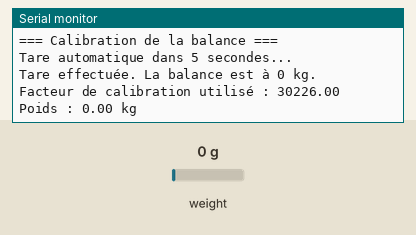
Bench run of a sketch on a simulated Arduino Uno, built with avr-gcc and run on an emulated ATmega328P. Parts: the last lines printed to the serial monitor. The inputs (shaded band) are chosen by the test bench; at power-on: weight on the scale 0 g.

Above: at 7.2 s.
7.3 s: weight on the scale set to 100 g
At 9.0 s:
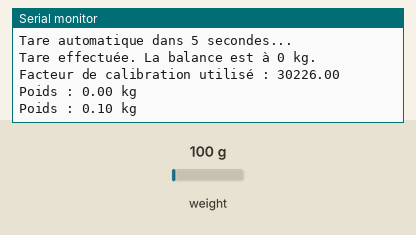
9.2 s: weight on the scale set to 1250 g
At 10.6 s:
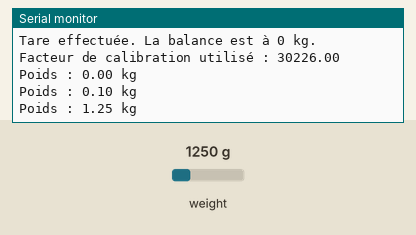
Timing chart, 0 to 12.2 s (numbered marks = the images above; inputs shaded):
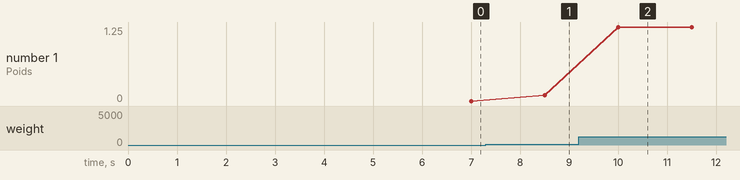

Measured:
- after the input at 7.3 s, the serial monitor: prints a new line after 1.2 s (image 1)
- after the input at 9.2 s, the serial monitor: prints a new line after 0.80 s (image 2)
- plotted number 1: 0 → 0.1 after the input at 7.3 s, 0.1 → 1.25 after the input at 9.2 s

The sketch:

StandAlone_Poids_HX711.ino
```cpp
#include "HX711.h"

const int LOADCELL_DOUT_PIN = 6;
const int LOADCELL_SCK_PIN  = 7;
HX711 scale;

// Facteur de calibration déterminé pour un poids de référence de 78,8 kg
float calibration_factor = 30226.0;

void setup() {
  Serial.begin(115200);
  while (!Serial) { ; }  // Pour les cartes nécessitant l'attente de la connexion série
  Serial.println("=== Calibration de la balance ===");

  scale.begin(LOADCELL_DOUT_PIN, LOADCELL_SCK_PIN);

  // Tare automatique après 5 secondes pour permettre l'ouverture du Serial Monitor
  Serial.println("Tare automatique dans 5 secondes...");
  delay(5000);
  scale.tare();
  Serial.println("Tare effectuée. La balance est à 0 kg.");

  // Application directe du facteur de calibration
  scale.set_scale(calibration_factor);
  Serial.print("Facteur de calibration utilisé : ");
  Serial.println(calibration_factor);
}

void loop() {
  // Lecture continue du poids
  float poids = scale.get_units(10);
  Serial.print("Poids : ");
  Serial.print(poids, 2);
  Serial.println(" kg");
  delay(500);
}
```
